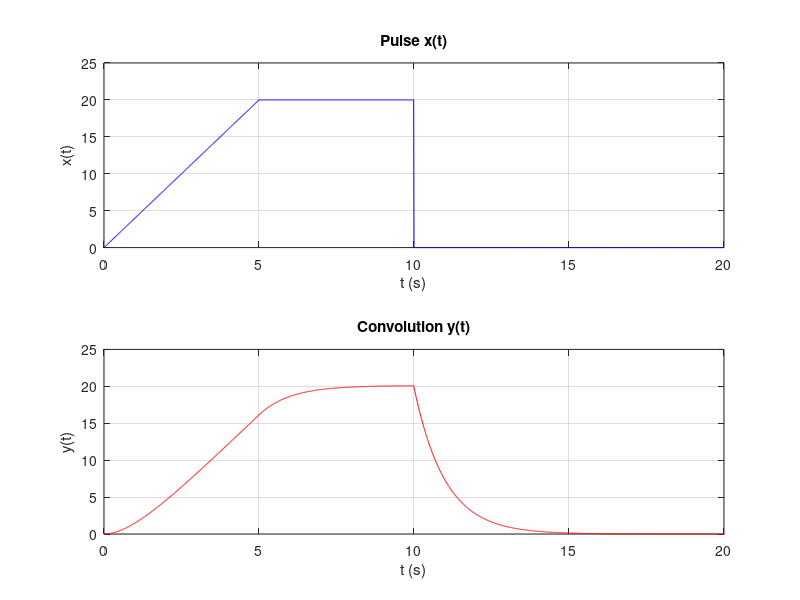

This chart was generated by the following MATLAB code:
% N = total number of points, n = index 0 to N-1, dt = sample interval (s)
clc
N = 2000;
dt = 0.01;
n = 0:(N-1);
t = n*dt;

% Impulse response
h = 1.0*exp(-t);

% Input pulse x(t): ramp 0-5s, flat 5-10s, zero elsewhere
x = zeros(size(t));
x(t < 5)  = 4*t(t < 5);
x(t >= 5 & t < 10) = 20;

% Convolution y = x * h (scale by dt for continuous-time interpretation)
y = conv(x, h)*dt;
ty = (0:length(y)-1)*dt;

% Plot
figure(1)

subplot(2,1,1)
plot(t, x, 'b')
xlim([0 20])
ylim([0 25])
xlabel('t (s)')
ylabel('x(t)')
title('Pulse x(t)')
grid on

subplot(2,1,2)
plot(ty, y, 'r')
xlim([0 20])
xlabel('t (s)')
ylabel('y(t)')
title('Convolution y(t)')
grid on
